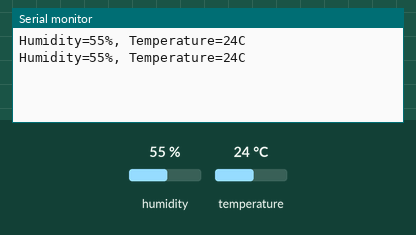
The sketch below on a simulated Arduino Uno, built with avr-gcc and run on an emulated ATmega328P. On the bench: the last lines printed to the serial monitor. The inputs (shaded band) are chosen by the test bench; at power-on: humidity 55 %, temperature 24 °C.

Above: at 4.8 s.
4.9 s: humidity set to 22 %
At 6.5 s:
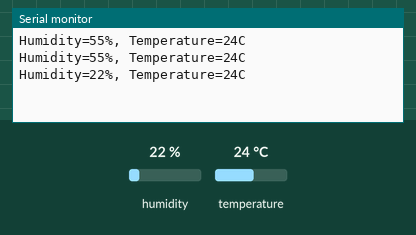
7.9 s: temperature set to 12 °C
At 8.9 s:
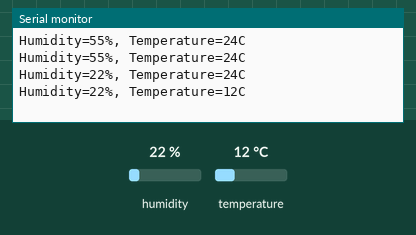
10.9 s: humidity set to 40 %
At 12.5 s:
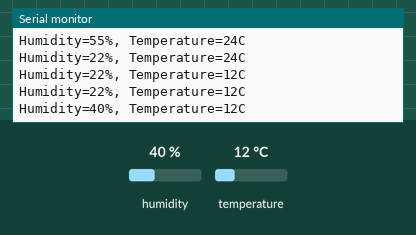
Timing chart, 0 to 14.0 s (numbered marks = the images above; inputs shaded):
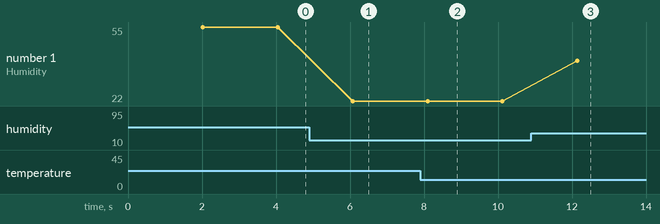

The sketch:

huzzah.ino
```cpp
// Very simple code which interfaces a DHT11 sensor on pin 14 and spits out
// humidity and temperature readings over the USB serial output in ASCII.

#include "DHT.h"
#define DHTPIN 14     // what digital pin we're connected to
#define DHTTYPE DHT11

DHT dht(DHTPIN, DHTTYPE);

void setup()
{
  Serial.begin(115200);
  dht.begin();
}

void loop()
{
  // Wait a few seconds between measurements.
  delay(2000);

  // Reading temperature or humidity takes about 250 milliseconds!
  // Sensor readings may also be up to 2 seconds 'old' (its a very slow sensor)
  float h = dht.readHumidity();
  // Read temperature as Celsius (the default)
  float t = dht.readTemperature();
  // Read temperature as Fahrenheit (isFahrenheit = true)
  float f = dht.readTemperature(true);

  // Check if any reads failed and exit early (to try again).
  if (isnan(h) || isnan(t) || isnan(f))
  {
    Serial.println("Error: Failed to read from DHT sensor!");
    return;
  }

  Serial.print("Humidity=");
  Serial.print((int)h);
  Serial.print("%, ");

  Serial.print("Temperature=");
  Serial.print((int)t);
  Serial.println("C");
}
```

Measured:
- after the input at 4.9 s, the serial monitor: prints a new line after 1.2 s (image 1)
- after the input at 7.9 s, the serial monitor: prints a new line after 0.20 s (image 2)
- after the input at 10.9 s, the serial monitor: prints a new line after 1.2 s (image 3)
- plotted number 1: 55 → 22 after the input at 4.9 s, 22 → 40 after the input at 10.9 s
